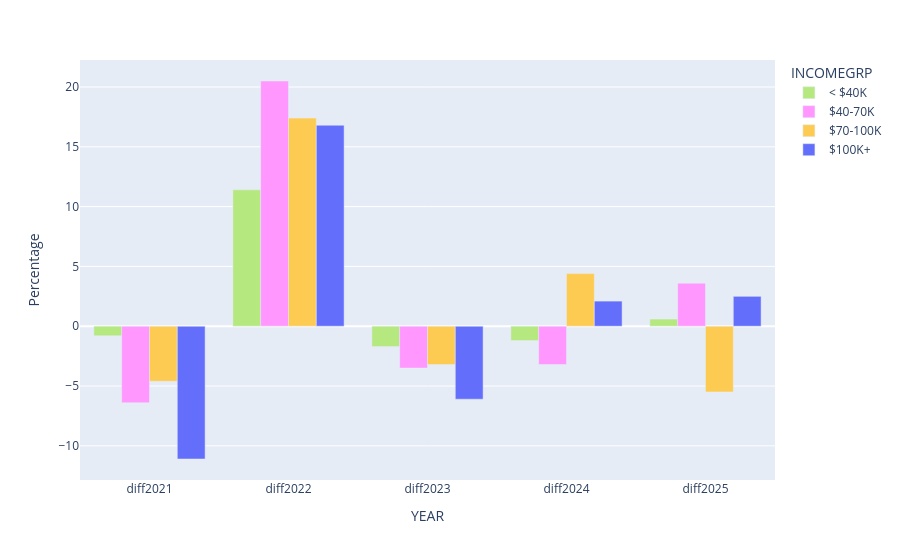

The notebook cell this image was saved under:
### Code cell
'''
Create a df with these columns
1. percent difference of ECON1MOD = good and excellent from 2021 to 2022
2. percent different of ECON1MOD = only fair and poor from 2021 to 2022

Each row represents a group, e.g for income, one row represents <$40K

What we need

group e.g <40K
year e.g 2021
percent of group that answered positively in 2021
percent of group that answer positively in 2022
percent diff for positive answers

percent of group tha answered negatively in 2021
percent of group that answered negatively in 2022
percent diff for negative answers

Group by income group, econ1mod, 
'''

def graph_percent_increase(df):
    fig = px.bar(
        df,
        x='YEAR',
        y='value',
        barmode='group',
        color=df.columns[0],
        hover_data=['YEAR'],
        category_orders=category_orders,
        color_discrete_map=color_map
    )
    # type='category' force x-axis to be discrete categories, not continuous bins so years won't be combined
    fig.update_yaxes(title="Percentage").update_xaxes(type='category').show()

def get_percent_increase(column):
    df = get_count(['YEAR',column,'ECON1MOD'])

    conditions = [
        (df['ECON1MOD'] == 'Excellent') | (df['ECON1MOD'] == 'Good'),
        (df['ECON1MOD'] == 'Poor') | (df['ECON1MOD'] == 'Only fair')
    ]
    group = ['Positive', 'Negative']

    df['SENTIMENT'] = np.select(conditions, group, default='N/A')

    # df = df[
    #     (df['YEAR'] == 2021) | (df['YEAR'] == 2022)
    # ]

    df = df.groupby(['YEAR',column,'SENTIMENT'],as_index=False)['Count'].sum()
    df = pd.pivot_table(df,index=['YEAR',column],columns=['SENTIMENT']).reset_index()

    new_columns = []
    for col in df.columns:
        new_name = ''
        for x in col:
            if isinstance(x, str):
                new_name += x
            else:
                new_name += str(x)
        new_columns.append(new_name)
    df.columns = new_columns

    df['PercentNeg'] = round((df['CountNegative'] / (df['CountNegative']+df['CountPositive']))*100,1)

    df = pd.pivot_table(df,index=column,columns='YEAR',values='PercentNeg').reset_index()
    
    for i in range(2021,2026):
        col_name = 'diff' + str(i)
        df[col_name] = round(df[i] - df[i-1],1)
    
    
    df = pd.melt(df,id_vars = ['INCOMEGRP'], value_vars=['diff2021','diff2022','diff2023','diff2024','diff2025'])
    write_to_file(df)
    return df

get_percent_increase('INCOMEGRP')

graph_percent_increase(get_percent_increase('INCOMEGRP'))

### Figure 1 — Plotly figure (JSON) as saved in the notebook; plotly's stock layout.template omitted (floating-point values rounded to 4 significant figures)
{"data": [{"alignmentgroup": "True", "hovertemplate": "INCOMEGRP=< $40K<br>YEAR=%{x}<br>value=%{y}<extra></extra>", "legendgroup": "< $40K", "marker": {"color": "#B6E880", "pattern": {"shape": ""}}, "name": "< $40K", "offsetgroup": "< $40K", "orientation": "v", "showlegend": true, "textposition": "auto", "type": "bar", "x": ["diff2021", "diff2022", "diff2023", "diff2024", "diff2025"], "xaxis": "x", "y": [-0.8, 11.4, -1.7, -1.2, 0.6], "yaxis": "y"}, {"alignmentgroup": "True", "hovertemplate": "INCOMEGRP=$40-70K<br>YEAR=%{x}<br>value=%{y}<extra></extra>", "legendgroup": "$40-70K", "marker": {"color": "#FF97FF", "pattern": {"shape": ""}}, "name": "$40-70K", "offsetgroup": "$40-70K", "orientation": "v", "showlegend": true, "textposition": "auto", "type": "bar", "x": ["diff2021", "diff2022", "diff2023", "diff2024", "diff2025"], "xaxis": "x", "y": [-6.4, 20.5, -3.5, -3.2, 3.6], "yaxis": "y"}, {"alignmentgroup": "True", "hovertemplate": "INCOMEGRP=$70-100K<br>YEAR=%{x}<br>value=%{y}<extra></extra>", "legendgroup": "$70-100K", "marker": {"color": "#FECB52", "pattern": {"shape": ""}}, "name": "$70-100K", "offsetgroup": "$70-100K", "orientation": "v", "showlegend": true, "textposition": "auto", "type": "bar", "x": ["diff2021", "diff2022", "diff2023", "diff2024", "diff2025"], "xaxis": "x", "y": [-4.6, 17.4, -3.2, 4.4, -5.5], "yaxis": "y"}, {"alignmentgroup": "True", "hovertemplate": "INCOMEGRP=$100K+<br>YEAR=%{x}<br>value=%{y}<extra></extra>", "legendgroup": "$100K+", "marker": {"color": "#636efa", "pattern": {"shape": ""}}, "name": "$100K+", "offsetgroup": "$100K+", "orientation": "v", "showlegend": true, "textposition": "auto", "type": "bar", "x": ["diff2021", "diff2022", "diff2023", "diff2024", "diff2025"], "xaxis": "x", "y": [-11.1, 16.8, -6.1, 2.1, 2.5], "yaxis": "y"}], "layout": {"barmode": "group", "legend": {"title": {"text": "INCOMEGRP"}, "tracegroupgap": 0}, "margin": {"t": 60}, "xaxis": {"anchor": "y", "domain": [0, 1], "title": {"text": "YEAR"}, "type": "category"}, "yaxis": {"anchor": "x", "domain": [0, 1], "title": {"text": "Percentage"}}}}
